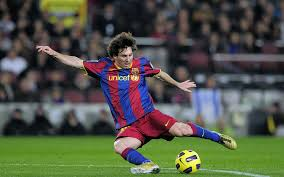
#> input picture updates_not_deployed/grabcut/messi.jpg, 284 x 177 px
$ python grab_face.py messi.jpg
#> lines starting #> are read from the running program, lines starting #| are printed output that depends on the picture
#!/usr/bin/env python2
"""
grab_face.py

Extract foreground from background

Code from: https://docs.opencv.org/trunk/d8/d83/tutorial_py_grabcut.html
"""

import numpy as np
import cv2 as cv
from matplotlib import pyplot as plt

class GrabFace:

    def __init__(self):
        pass

    def cut(self,image_path):
#> called with image_path = 'messi.jpg'
        img = cv.imread(image_path)
#> img is the input picture: shape (177, 284, 3); mean B, G, R 71.5, 85.2, 81.3
        mask = np.zeros(img.shape[:2],np.uint8)
        bgdModel = np.zeros((1,65),np.float64)
        fgdModel = np.zeros((1,65),np.float64)
        rect = (50,50,450,290)
        cv.grabCut(img,mask,rect,bgdModel,fgdModel,5,cv.GC_INIT_WITH_RECT)
        mask2 = np.where((mask==2)|(mask==0),0,1).astype('uint8')
        img = img*mask2[:,:,np.newaxis]
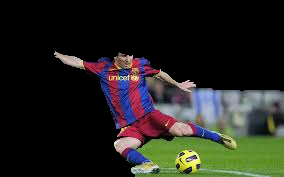
#> img: shape (177, 284, 3); mean B, G, R 31.9, 36.9, 36.9
        plt.imshow(img),plt.colorbar(),plt.show()
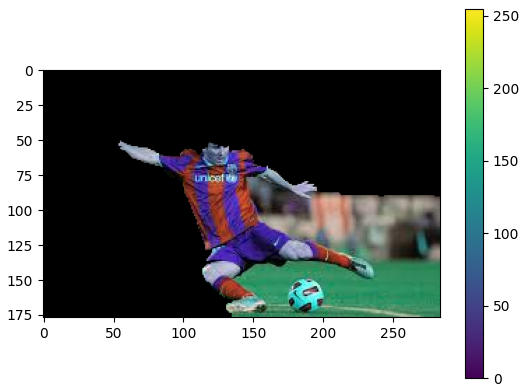
#> figure drawn by matplotlib, 2 panels; B, G, R data is drawn as R, G, B


def _main():
    from sys import argv
    if(len(argv) < 2):
        print("Not enough arguments.")
        return

    image_path = argv[1]
    gf = GrabFace()

    gf.cut(image_path)


if(__name__ == '__main__'):
    _main()
